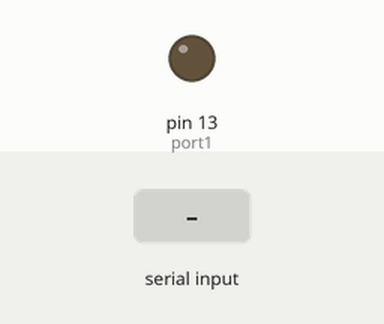
The sketch below on a simulated Arduino Uno, built with avr-gcc and run on an emulated ATmega328P. On the bench: output pins drawn as LEDs (lit = HIGH). Inputs (shaded band) come from the test bench.

Above: at 2.2 s.
2.3 s: "A" received over Serial
At 3.4 s:
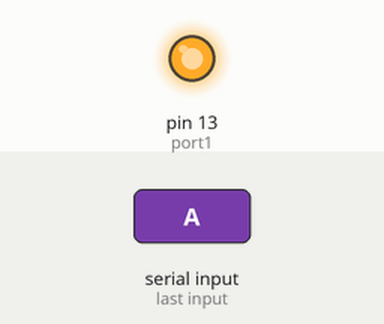
3.8 s: "D" received over Serial
At 4.5 s:
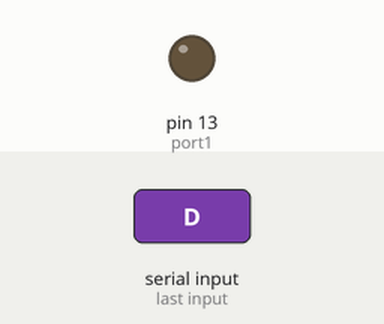
Timing chart, 0 to 6.8 s (numbered marks = the images above; inputs shaded):
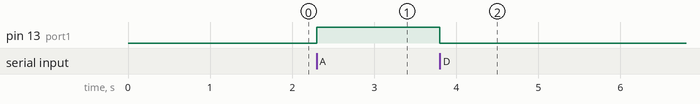

The sketch:

mongedeferro_ino.ino
```cpp
//definido porta a ser usada
int port1 = 13;

//metodo para carregar configuracoes
void setup(){
  Serial.begin(9600);
  delay(1000);
  pinMode(port1,OUTPUT);
}

void loop(){
  LerDados();

}


//metodo para ler dados da porta serial
void LerDados(){
  if(Serial.available()){
    char entrada = Serial.read();
    switch (entrada) {
    case 'A':
      digitalWrite(port1,HIGH);
      break;
    case 'D':
      digitalWrite(port1,LOW);
      break;
    case 'S':
      delay(1000);
      Serial.println(StatusPort());
      break;
    case 'I':
      Letreiro();
      break;
    }

  }

}

//metodo que retornar se esta acionada ou nao porta
int StatusPort(){
  if(digitalRead(port1) == HIGH){//se porta estiver liga
    return 1; //retorna 1 = True
  }
  else{
    return 0; //retorna 0 = False
  }
}

//metodo para letreiro de apresentaçao
void Letreiro(){
  Serial.println("###############################");
  Serial.println("#Firmware>>> Monge de Ferro   #");
  Serial.println("#Versao: 1.1.1                #");
  Serial.println("#Autor:Diego Lopes da Silva   #");
  Serial.println("#Propriedade: Drone Tecnologia#");
  Serial.println("###############################");

}
```

Measured:
- after the input at 2.3 s, pin 13 (port1): LOW → HIGH at once
- after the input at 3.8 s, pin 13 (port1): HIGH → LOW at once
